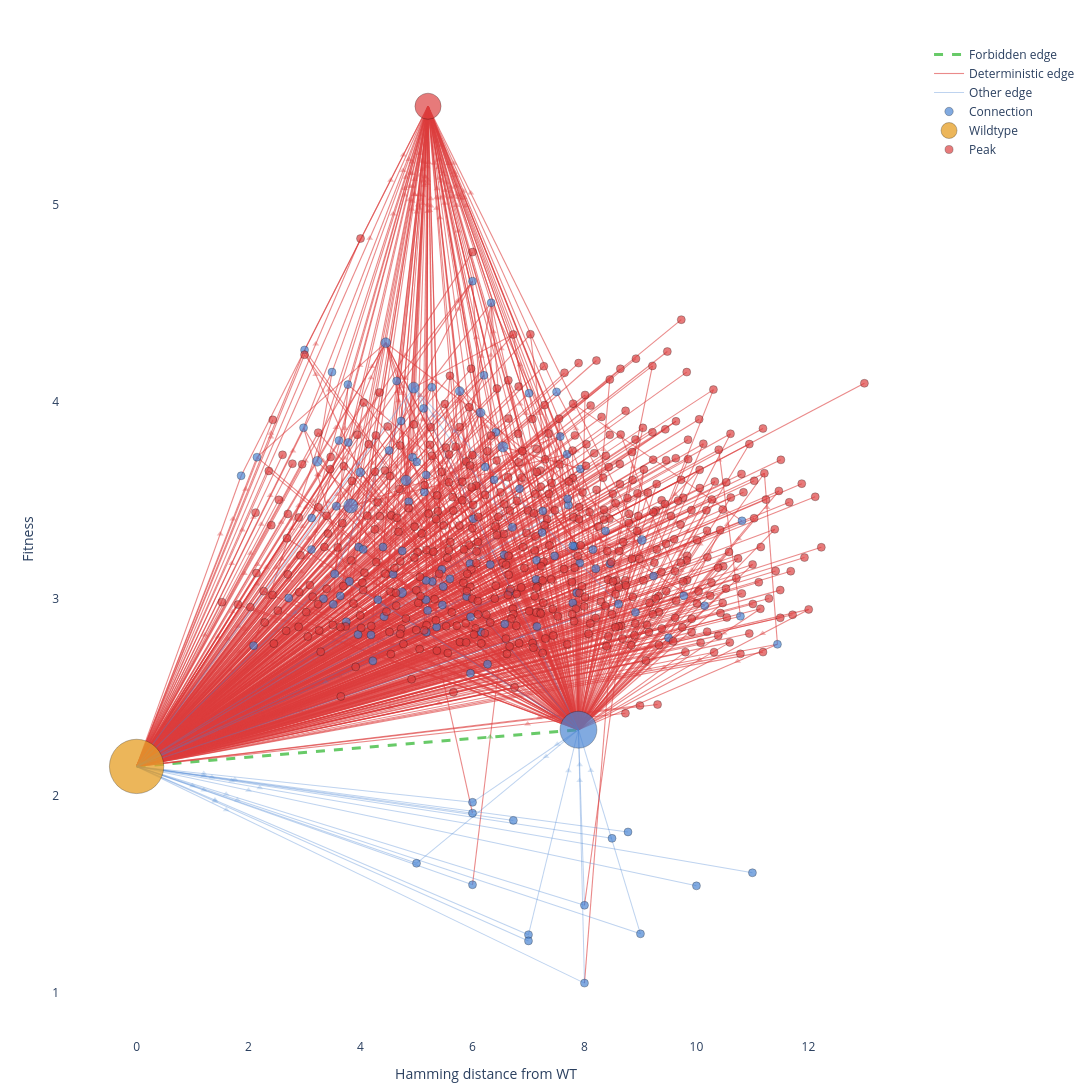

Here is the notebook cell this chart was saved with:
### Markdown cell above
## 1. Explore Graph & Identify Target Group

### Code cell
import math
from fitness_landscape_graph.graph_analyzer import GraphAnalyzer, VisConfig

# Load graph (aztreonam, concentration 108.0)
graph_path = "../exp-01-reproduce-results/outputs/run1-reproduce-results/azt_108_0.graphml"
ga = GraphAnalyzer(graph_path)

# Visualize — node IDs are shown in the plot
config = VisConfig()
config.x_mode = "average"
config.figure_width = 1600
config.figure_height = 1100
config.edge_width_scaling = lambda w: max(0.5, min(3.0, math.log1p(w) * 0.3))

fig = ga.plot(config=config)
fig.show()

### Figure 1 — Plotly figure (JSON) as saved in the notebook; plotly's stock layout.template omitted (floating-point values rounded to 4 significant figures; data arrays with more than 128 entries replaced by an {"elided": "..."} marker saying what was removed)
{"data": [{"hoverinfo": "none", "line": {"color": "rgba(40,180,40,0.7)", "dash": "dash", "width": 3}, "mode": "lines", "name": "Forbidden edge", "showlegend": true, "type": "scatter", "x": [0, 7.893, null], "y": [2.15, 2.336, null]}, {"hoverinfo": "none", "line": {"color": "rgba(220,60,60,0.6)", "dash": "solid", "width": 1.105}, "mode": "lines", "name": "Deterministic edge", "showlegend": true, "type": "scatter", "x": {"elided": "2814 float values"}, "y": {"elided": "2814 float values"}}, {"hoverinfo": "none", "line": {"color": "rgba(70,130,210,0.35)", "dash": "solid", "width": 1.013}, "mode": "lines", "name": "Other edge", "showlegend": true, "type": "scatter", "x": [8.609, 4.95, null, 7, 0, null, 7, 7.893, null, 6, 0, null, 6, 7.893, null, 6.73, 0, null, 11, 0, null, 6, 0, null, 10, 0, null, 8.492, 0, null, 8, 0, null, 8, 7.893, null, 8.778, 0, null, 7, 0, null, 5, 0, null, 5, 7.893, null, 9, 0, null, 9, 7.893, null, 8, 0, null, 8, 7.893, null, 6, 0, null, 0, 5.896, null, 0, 8.609, null, 0, 4.221, null, 0, 6.666, null, 0, 7.714, null, 0, 4.95, null, 0, 6.712, null, 0, 3.539, null, 7.893, 5.896, null, 7.893, 4.95, null, 7.893, 3.539, null, 6.712, 4.95, null, 3.539, 4.95, null], "y": [2.973, 4.071, null, 1.296, 2.15, null, 1.296, 2.336, null, 1.967, 2.15, null, 1.967, 2.336, null, 1.876, 2.15, null, 1.61, 2.15, null, 1.912, 2.15, null, 1.544, 2.15, null, 1.785, 2.15, null, 1.445, 2.15, null, 1.445, 2.336, null, 1.817, 2.15, null, 1.264, 2.15, null, 1.658, 2.15, null, 1.658, 2.336, null, 1.3, 2.15, null, 1.3, 2.336, null, 1.05, 2.15, null, 1.05, 2.336, null, 1.549, 2.15, null, 2.15, 3.012, null, 2.15, 2.973, null, 2.15, 2.685, null, 2.15, 3.036, null, 2.15, 3.475, null, 2.15, 4.071, null, 2.15, 3.363, null, 2.15, 3.126, null, 2.336, 3.012, null, 2.336, 4.071, null, 2.336, 3.126, null, 3.363, 4.071, null, 3.126, 4.071, null]}, {"hoverinfo": "none", "marker": {"color": {"elided": "973 str values"}, "opacity": 0.6, "size": 6, "symbol": "triangle-up"}, "mode": "markers", "showlegend": false, "type": "scatter", "x": {"elided": "973 float values"}, "y": {"elided": "973 float values"}}, {"hoverinfo": "text", "marker": {"color": "rgba(0,0,0,0)", "opacity": 0, "size": 8}, "mode": "markers", "showlegend": false, "text": {"elided": "973 str values"}, "type": "scatter", "x": {"elided": "973 float values"}, "y": {"elided": "973 float values"}}, {"hoverinfo": "text", "marker": {"color": "rgba(70,130,210,0.8)", "line": {"color": ["rgba(0,0,0,0.3)", "rgba(0,0,0,0.3)", "rgba(0,0,0,0.3)", "rgba(0,0,0,0.3)", "rgba(0,0,0,0.3)", "rgba(0,0,0,0.3)", "rgba(0,0,0,0.3)", "rgba(0,0,0,0.3)", "rgba(0,0,0,0.3)", "rgba(0,0,0,0.3)", "rgba(0,0,0,0.3)", "rgba(0,0,0,0.3)", "rgba(0,0,0,0.3)", "rgba(0,0,0,0.3)", "rgba(0,0,0,0.3)", "rgba(0,0,0,0.3)", "rgba(0,0,0,0.3)", "rgba(0,0,0,0.3)", "rgba(0,0,0,0.3)", "rgba(0,0,0,0.3)", "rgba(0,0,0,0.3)", "rgba(0,0,0,0.3)", "rgba(0,0,0,0.3)", "rgba(0,0,0,0.3)", "rgba(0,0,0,0.3)", "rgba(0,0,0,0.3)", "rgba(0,0,0,0.3)", "rgba(0,0,0,0.3)", "rgba(0,0,0,0.3)", "rgba(0,0,0,0.3)", "rgba(0,0,0,0.3)", "rgba(0,0,0,0.3)", "rgba(0,0,0,0.3)", "rgba(0,0,0,0.3)", "rgba(0,0,0,0.3)", "rgba(0,0,0,0.3)", "rgba(0,0,0,0.3)", "rgba(0,0,0,0.3)", "rgba(0,0,0,0.3)", "rgba(0,0,0,0.3)", "rgba(0,0,0,0.3)", "rgba(0,0,0,0.3)", "rgba(0,0,0,0.3)", "rgba(0,0,0,0.3)", "rgba(0,0,0,0.3)", "rgba(0,0,0,0.3)", "rgba(0,0,0,0.3)", "rgba(0,0,0,0.3)", "rgba(0,0,0,0.3)", "rgba(0,0,0,0.3)", "rgba(0,0,0,0.3)", "rgba(0,0,0,0.3)", "rgba(0,0,0,0.3)", "rgba(0,0,0,0.3)", "rgba(0,0,0,0.3)", "rgba(0,0,0,0.3)", "rgba(0,0,0,0.3)", "rgba(0,0,0,0.3)", "rgba(0,0,0,0.3)", "rgba(0,0,0,0.3)", "rgba(0,0,0,0.3)", "rgba(0,0,0,0.3)", "rgba(0,0,0,0.3)", "rgba(0,0,0,0.3)", "rgba(0,0,0,0.3)", "rgba(0,0,0,0.3)", "rgba(0,0,0,0.3)", "rgba(0,0,0,0.3)", "rgba(0,0,0,0.3)", "rgba(0,0,0,0.3)", "rgba(0,0,0,0.3)", "rgba(0,0,0,0.3)", "rgba(0,0,0,0.3)", "rgba(0,0,0,0.3)", "rgba(0,0,0,0.3)", "rgba(0,0,0,0.3)", "rgba(0,0,0,0.3)", "rgba(0,0,0,0.3)", "rgba(0,0,0,0.3)", "rgba(0,0,0,0.3)", "rgba(0,0,0,0.3)", "rgba(0,0,0,0.3)", "rgba(0,0,0,0.3)", "rgba(0,0,0,0.3)", "rgba(0,0,0,0.3)", "rgba(0,0,0,0.3)", "rgba(0,0,0,0.3)", "rgba(0,0,0,0.3)", "rgba(0,0,0,0.3)", "rgba(0,0,0,0.3)", "rgba(0,0,0,0.3)", "rgba(0,0,0,0.3)", "rgba(0,0,0,0.3)", "rgba(0,0,0,0.3)", "rgba(0,0,0,0.3)", "rgba(0,0,0,0.3)", "rgba(0,0,0,0.3)", "rgba(0,0,0,0.3)", "rgba(0,0,0,0.3)", "rgba(0,0,0,0.3)", "rgba(0,0,0,0.3)", "rgba(0,0,0,0.3)", "rgba(0,0,0,0.3)", "rgba(0,0,0,0.3)", "rgba(0,0,0,0.3)", "rgba(0,0,0,0.3)", "rgba(0,0,0,0.3)", "rgba(0,0,0,0.3)", "rgba(0,0,0,0.3)", "rgba(0,0,0,0.3)", "rgba(0,0,0,0.3)", "rgba(0,0,0,0.3)", "rgba(0,0,0,0.3)", "rgba(0,0,0,0.3)", "rgba(0,0,0,0.3)", "rgba(0,0,0,0.3)", "rgba(0,0,0,0.3)", "rgba(0,0,0,0.3)", "rgba(0,0,0,0.3)", "rgba(0,0,0,0.3)", "rgba(0,0,0,0.3)", "rgba(0,0,0,0.3)", "rgba(0,0,0,0.3)", "rgba(0,0,0,0.3)", "rgba(0,0,0,0.3)"], "width": [1, 1, 1, 1, 1, 1, 1, 1, 1, 1, 1, 1, 1, 1, 1, 1, 1, 1, 1, 1, 1, 1, 1, 1, 1, 1, 1, 1, 1, 1, 1, 1, 1, 1, 1, 1, 1, 1, 1, 1, 1, 1, 1, 1, 1, 1, 1, 1, 1, 1, 1, 1, 1, 1, 1, 1, 1, 1, 1, 1, 1, 1, 1, 1, 1, 1, 1, 1, 1, 1, 1, 1, 1, 1, 1, 1, 1, 1, 1, 1, 1, 1, 1, 1, 1, 1, 1, 1, 1, 1, 1, 1, 1, 1, 1, 1, 1, 1, 1, 1, 1, 1, 1, 1, 1, 1, 1, 1, 1, 1, 1, 1, 1, 1, 1, 1, 1, 1, 1, 1, 1, 1, 1, 1, 1]}, "opacity": 0.85, "size": [36.91, 14.17, 10.99, 10.4, 10.4, 9.73, 9.73, 9.73, 8.959, 8.959, 8.959, 8.959, 8.047, 8.047, 8.047, 8.047, 8.047, 8.047, 8, 8, 8, 8, 8, 8, 8, 8, 8, 8, 8, 8, 8, 8, 8, 8, 8, 8, 8, 8, 8, 8, 8, 8, 8, 8, 8, 8, 8, 8, 8, 8, 8, 8, 8, 8, 8, 8, 8, 8, 8, 8, 8, 8, 8, 8, 8, 8, 8, 8, 8, 8, 8, 8, 8, 8, 8, 8, 8, 8, 8, 8, 8, 8, 8, 8, 8, 8, 8, 8, 8, 8, 8, 8, 8, 8, 8, 8, 8, 8, 8, 8, 8, 8, 8, 8, 8, 8, 8, 8, 8, 8, 8, 8, 8, 8, 8, 8, 8, 8, 8, 8, 8, 8, 8, 8, 8], "symbol": "circle"}, "mode": "markers", "name": "Connection", "text": ["<b>.K.K.TT....QD</b><br>Fitness: 2.336<br>Group size: 1606<br>Peak: No<br>WT: No<br>Logo: [.P][K.][.VL][.K][NS.H]T[T.][.S][.K].[M.][LQ.][D.]", "<b>PKV.NT..K....</b><br>Fitness: 3.471<br>Group size: 16<br>Peak: No<br>WT: No<br>Logo: PKL[K.]N[T.]..K....", "<b>.KLK.T..K....</b><br>Fitness: 4.071<br>Group size: 8<br>Peak: No<br>WT: No<br>Logo: [.P][K.]LKH[T.]..K....", "<b>P..KS...K.MQ.</b><br>Fitness: 3.601<br>Group size: 7<br>Peak: No<br>WT: No<br>Logo: [.P]..KS...K..Q.", "<b>...KNT..K.MQD</b><br>Fitness: 3.771<br>Group size: 7<br>Peak: No<br>WT: No<br>Logo: ...KN[T.]..K.[.M]QD", "<b>.K.K.T..K.M..</b><br>Fitness: 4.299<br>Group size: 6<br>Peak: No<br>WT: No<br>Logo: .K...[.T].SK.M..", "<b>PK..H...K.M..</b><br>Fitness: 3.698<br>Group size: 6<br>Peak: No<br>WT: No<br>Logo: P...[H.]...K.M..", "<b>.K.KST....M..</b><br>Fitness: 3.031<br>Group size: 6<br>Peak: No<br>WT: No<br>Logo: .K.KH.....M..", "<b>.K.KH...K.M.D</b><br>Fitness: 4.054<br>Group size: 5<br>Peak: No<br>WT: No<br>Logo: .K.KH[.T]..K.[M.].D", "<b>PK.KST..K.M..</b><br>Fitness: 3.944<br>Group size: 5<br>Peak: No<br>WT: No<br>Logo: P[K.].KST..K.[M.]..", "<b>.K.KNT.SK.M..</b><br>Fitness: 3.298<br>Group size: 5<br>Peak: No<br>WT: No<br>Logo: .[K.][.L]K[NH]T.SK.M..", "<b>..V.S...K.M..</b><br>Fitness: 3.642<br>Group size: 5<br>Peak: No<br>WT: No<br>Logo: ..V.[SN]...K.M..", "<b>.KL.....K....</b><br>Fitness: 3.470<br>Group size: 4<br>Peak: No<br>WT: No<br>Logo: .KL.N...K....", "<b>...KHT..K.M.D</b><br>Fitness: 3.153<br>Group size: 4<br>Peak: No<br>WT: No<br>Logo: ...KHT..K.M[Q.]D", "<b>P.VK.T..K....</b><br>Fitness: 3.363<br>Group size: 4<br>Peak: No<br>WT: No<br>Logo: P.VK.T..K[.S]...", "<b>.KLKNT.......</b><br>Fitness: 3.126<br>Group size: 4<br>Peak: No<br>WT: No<br>Logo: .KLKNT.......", "<b>P..KST..K...D</b><br>Fitness: 2.910<br>Group size: 4<br>Peak: No<br>WT: No<br>Logo: P..KST..K.[M.].D", "<b>..LKN..SK.M..</b><br>Fitness: 3.088<br>Group size: 4<br>Peak: No<br>WT: No<br>Logo: ..LKN..SK.M.[D.]", "<b>.K.KN...K..QD</b><br>Fitness: 4.502<br>Group size: 3<br>Peak: No<br>WT: No<br>Logo: .K.KN...K.MQD", "<b>.K.KS.T.K.M..</b><br>Fitness: 3.263<br>Group size: 3<br>Peak: No<br>WT: No<br>Logo: ...KS.T.K.M..", "<b>PK..N..SK....</b><br>Fitness: 3.410<br>Group size: 3<br>Peak: No<br>WT: No<br>Logo: PK..N..SK....", "<b>.K.K....K.MQ.</b><br>Fitness: 3.174<br>Group size: 3<br>Peak: No<br>WT: No<br>Logo: .K.KH...K.MQ.", "<b>.K.KHT...C.L.</b><br>Fitness: 2.995<br>Group size: 3<br>Peak: No<br>WT: No<br>Logo: .K.KHT...C...", "<b>.K.KS..SK....</b><br>Fitness: 3.243<br>Group size: 2<br>Peak: No<br>WT: No<br>Logo: [.P]K.KS..SK....", "<b>...KNT.SK.M.D</b><br>Fitness: 2.668<br>Group size: 2<br>Peak: No<br>WT: No<br>Logo: ...KNT.SK.[M.].D", "<b>.K.KN.....M.D</b><br>Fitness: 3.149<br>Group size: 2<br>Peak: No<br>WT: No<br>Logo: .K.KN.....M[Q.]D", "<b>.KVK....KCMQD</b><br>Fitness: 2.803<br>Group size: 2<br>Peak: No<br>WT: No<br>Logo: .KVK....KC[M.]QD", "<b>...KNTT.K....</b><br>Fitness: 4.073<br>Group size: 2<br>Peak: No<br>WT: No<br>Logo: ...KNTT.K.[M.]..", "<b>P.VKS...K....</b><br>Fitness: 4.087<br>Group size: 2<br>Peak: No<br>WT: No<br>Logo: [.P].VKS...K....", "<b>.KLKNTT.K....</b><br>Fitness: 3.217<br>Group size: 2<br>Peak: No<br>WT: No<br>Logo: .KLKN[.T]T.K....", "<b>...KST..KS...</b><br>Fitness: 3.719<br>Group size: 2<br>Peak: No<br>WT: No<br>Logo: ...KST..KS..[D.]", "<b>P..K.T.SKC...</b><br>Fitness: 3.669<br>Group size: 2<br>Peak: No<br>WT: No<br>Logo: P..K[H.]T.SKC...", "<b>PKLKS...KS...</b><br>Fitness: 3.250<br>Group size: 2<br>Peak: No<br>WT: No<br>Logo: PKLKS...K[CS]...", "<b>.K.KSTTSKC.LD</b><br>Fitness: 3.395<br>Group size: 2<br>Peak: No<br>WT: No<br>Logo: .K.KST[.T]SKC.LD", "<b>.K.KS...K.MQ.</b><br>Fitness: 4.612<br>Group size: 1<br>Peak: No<br>WT: No<br>Logo: .K.KS...K.MQ.", "<b>....S...K.M..</b><br>Fitness: 4.263<br>Group size: 1<br>Peak: No<br>WT: No<br>Logo: ....S...K.M..", "<b>...KS...K.MQ.</b><br>Fitness: 4.105<br>Group size: 1<br>Peak: No<br>WT: No<br>Logo: ...KS...K.MQ.", "<b>PK..H...K....</b><br>Fitness: 4.150<br>Group size: 1<br>Peak: No<br>WT: No<br>Logo: PK..H...K....", "<b>.K.KS...K..Q.</b><br>Fitness: 3.902<br>Group size: 1<br>Peak: No<br>WT: No<br>Logo: .K.KS...K..Q.", "<b>.......SK.M..</b><br>Fitness: 3.718<br>Group size: 1<br>Peak: No<br>WT: No<br>Logo: .......SK.M..", "<b>P..KNT..K...D</b><br>Fitness: 4.134<br>Group size: 1<br>Peak: No<br>WT: No<br>Logo: P..KNT..K...D", "<b>.K..N...K.M.D</b><br>Fitness: 3.966<br>Group size: 1<br>Peak: No<br>WT: No<br>Logo: .K..N...K.M.D", "<b>PK.KN...K.MQ.</b><br>Fitness: 4.043<br>Group size: 1<br>Peak: No<br>WT: No<br>Logo: PK.KN...K.MQ.", "<b>PKVKN...K.M.D</b><br>Fitness: 3.733<br>Group size: 1<br>Peak: No<br>WT: No<br>Logo: PKVKN...K.M.D", "<b>.K.KNT.SK...D</b><br>Fitness: 3.542<br>Group size: 1<br>Peak: No<br>WT: No<br>Logo: .K.KNT.SK...D", "<b>.K.KS........</b><br>Fitness: 3.868<br>Group size: 1<br>Peak: No<br>WT: No<br>Logo: .K.KS........", "<b>PK.KN...K..L.</b><br>Fitness: 3.695<br>Group size: 1<br>Peak: No<br>WT: No<br>Logo: PK.KN...K..L.", "<b>P..KN.T.K.M..</b><br>Fitness: 3.846<br>Group size: 1<br>Peak: No<br>WT: No<br>Logo: P..KN.T.K.M..", "<b>...KST.SK....</b><br>Fitness: 3.793<br>Group size: 1<br>Peak: No<br>WT: No<br>Logo: ...KST.SK....", "<b>P......SK.ML.</b><br>Fitness: 3.015<br>Group size: 1<br>Peak: No<br>WT: No<br>Logo: P......SK.ML.", "<b>P..KN...K.ML.</b><br>Fitness: 3.445<br>Group size: 1<br>Peak: No<br>WT: No<br>Logo: P..KN...K.ML.", "<b>PK.KN...K..QD</b><br>Fitness: 3.336<br>Group size: 1<br>Peak: No<br>WT: No<br>Logo: PK.KN...K..QD", "<b>P.VKNT..K.M..</b><br>Fitness: 3.475<br>Group size: 1<br>Peak: No<br>WT: No<br>Logo: P.VKNT..K.M..", "<b>.K.....SK.ML.</b><br>Fitness: 3.012<br>Group size: 1<br>Peak: No<br>WT: No<br>Logo: .K.....SK.ML.", "<b>....HT..K.M..</b><br>Fitness: 3.803<br>Group size: 1<br>Peak: No<br>WT: No<br>Logo: ....HT..K.M..", "<b>...KNT....M.D</b><br>Fitness: 3.262<br>Group size: 1<br>Peak: No<br>WT: No<br>Logo: ...KNT....M.D", "<b>P..KNT..K..Q.</b><br>Fitness: 3.195<br>Group size: 1<br>Peak: No<br>WT: No<br>Logo: P..KNT..K..Q.", "<b>.K.KNTT.K..Q.</b><br>Fitness: 2.969<br>Group size: 1<br>Peak: No<br>WT: No<br>Logo: .K.KNTT.K..Q.", "<b>..VKNT..K.ML.</b><br>Fitness: 3.344<br>Group size: 1<br>Peak: No<br>WT: No<br>Logo: ..VKNT..K.ML.", "<b>PK.KS...K..Q.</b><br>Fitness: 2.830<br>Group size: 1<br>Peak: No<br>WT: No<br>Logo: PK.KS...K..Q.", "<b>P.VKN..SK.M..</b><br>Fitness: 4.050<br>Group size: 1<br>Peak: No<br>WT: No<br>Logo: P.VKN..SK.M..", "<b>PK.KNT..K..Q.</b><br>Fitness: 3.824<br>Group size: 1<br>Peak: No<br>WT: No<br>Logo: PK.KNT..K..Q.", "<b>P.LKN...K..QD</b><br>Fitness: 3.659<br>Group size: 1<br>Peak: No<br>WT: No<br>Logo: P.LKN...K..QD", "<b>PK.KN...K.ML.</b><br>Fitness: 2.979<br>Group size: 1<br>Peak: No<br>WT: No<br>Logo: PK.KN...K.ML.", "<b>.KV.NT..K.M..</b><br>Fitness: 3.603<br>Group size: 1<br>Peak: No<br>WT: No<br>Logo: .KV.NT..K.M..", "<b>.KVKS...KS...</b><br>Fitness: 3.752<br>Group size: 1<br>Peak: No<br>WT: No<br>Logo: .KVKS...KS...", "<b>.K.KN...KCM..</b><br>Fitness: 3.628<br>Group size: 1<br>Peak: No<br>WT: No<br>Logo: .K.KN...KCM..", "<b>PK..S..SK.M..</b><br>Fitness: 3.406<br>Group size: 1<br>Peak: No<br>WT: No<br>Logo: PK..S..SK.M..", "<b>P..K.........</b><br>Fitness: 3.624<br>Group size: 1<br>Peak: No<br>WT: No<br>Logo: P..K.........", "<b>..VKNT....M..</b><br>Fitness: 3.251<br>Group size: 1<br>Peak: No<br>WT: No<br>Logo: ..VKNT....M..", "<b>P..KN...KSM.D</b><br>Fitness: 3.559<br>Group size: 1<br>Peak: No<br>WT: No<br>Logo: P..KN...KSM.D", "<b>PK..H.T.K.MLD</b><br>Fitness: 3.507<br>Group size: 1<br>Peak: No<br>WT: No<br>Logo: PK..H.T.K.MLD", "<b>...KNT...CM..</b><br>Fitness: 3.250<br>Group size: 1<br>Peak: No<br>WT: No<br>Logo: ...KNT...CM..", "<b>....N...K..QD</b><br>Fitness: 3.000<br>Group size: 1<br>Peak: No<br>WT: No<br>Logo: ....N...K..QD", "<b>.K.KS...KCM..</b><br>Fitness: 2.856<br>Group size: 1<br>Peak: No<br>WT: No<br>Logo: .K.KS...KCM..", "<b>.KVK.T..K.M..</b><br>Fitness: 3.179<br>Group size: 1<br>Peak: No<br>WT: No<br>Logo: .KVK.T..K.M..", "<b>..V.ST..K.M..</b><br>Fitness: 2.908<br>Group size: 1<br>Peak: No<br>WT: No<br>Logo: ..V.ST..K.M..", "<b>.KV..T.SK.M..</b><br>Fitness: 3.062<br>Group size: 1<br>Peak: No<br>WT: No<br>Logo: .KV..T.SK.M..", "<b>..LK.T..K.M..</b><br>Fitness: 3.493<br>Group size: 1<br>Peak: No<br>WT: No<br>Logo: ..LK.T..K.M..", "<b>PKVKHT.SK....</b><br>Fitness: 3.266<br>Group size: 1<br>Peak: No<br>WT: No<br>Logo: PKVKHT.SK....", "<b>.KVKHT..KSM..</b><br>Fitness: 3.178<br>Group size: 1<br>Peak: No<br>WT: No<br>Logo: .KVKHT..KSM..", "<b>.KLKN...KS...</b><br>Fitness: 3.036<br>Group size: 1<br>Peak: No<br>WT: No<br>Logo: .KLKN...KS...", "<b>.KLKST.SK....</b><br>Fitness: 3.224<br>Group size: 1<br>Peak: No<br>WT: No<br>Logo: .KLKST.SK....", "<b>..V.S..S.CML.</b><br>Fitness: 2.941<br>Group size: 1<br>Peak: No<br>WT: No<br>Logo: ..V.S..S.CML.", "<b>PKLKS...K.ML.</b><br>Fitness: 3.182<br>Group size: 1<br>Peak: No<br>WT: No<br>Logo: PKLKS...K.ML.", "<b>P.LKHT.SK....</b><br>Fitness: 2.973<br>Group size: 1<br>Peak: No<br>WT: No<br>Logo: P.LKHT.SK....", "<b>P.V.NT..K.M.D</b><br>Fitness: 3.087<br>Group size: 1<br>Peak: No<br>WT: No<br>Logo: P.V.NT..K.M.D", "<b>.K.KHT..K..LD</b><br>Fitness: 3.093<br>Group size: 1<br>Peak: No<br>WT: No<br>Logo: .K.KHT..K..LD", "<b>P.LKST.SK..Q.</b><br>Fitness: 3.098<br>Group size: 1<br>Peak: No<br>WT: No<br>Logo: P.LKST.SK..Q.", "<b>PKVK...SK.MQ.</b><br>Fitness: 3.015<br>Group size: 1<br>Peak: No<br>WT: No<br>Logo: PKVK...SK.MQ.", "<b>..VK.TTS.C.LD</b><br>Fitness: 3.030<br>Group size: 1<br>Peak: No<br>WT: No<br>Logo: ..VK.TTS.C.LD", "<b>P.LKN...KS...</b><br>Fitness: 2.995<br>Group size: 1<br>Peak: No<br>WT: No<br>Logo: P.LKN...KS...", "<b>.KL.S.T.KS.L.</b><br>Fitness: 3.269<br>Group size: 1<br>Peak: No<br>WT: No<br>Logo: .KL.S.T.KS.L.", "<b>PK..ST.SK....</b><br>Fitness: 2.831<br>Group size: 1<br>Peak: No<br>WT: No<br>Logo: PK..ST.SK....", "<b>.K..NT....M..</b><br>Fitness: 2.883<br>Group size: 1<br>Peak: No<br>WT: No<br>Logo: .K..NT....M..", "<b>P.VKN..SK.M.D</b><br>Fitness: 3.115<br>Group size: 1<br>Peak: No<br>WT: No<br>Logo: P.VKN..SK.M.D", "<b>PKLK....K.M..</b><br>Fitness: 3.125<br>Group size: 1<br>Peak: No<br>WT: No<br>Logo: PKLK....K.M..", "<b>P.VKS...KC...</b><br>Fitness: 2.972<br>Group size: 1<br>Peak: No<br>WT: No<br>Logo: P.VKS...KC...", "<b>...KN..S.....</b><br>Fitness: 2.762<br>Group size: 1<br>Peak: No<br>WT: No<br>Logo: ...KN..S.....", "<b>.K.....SKS..D</b><br>Fitness: 2.818<br>Group size: 1<br>Peak: No<br>WT: No<br>Logo: .K.....SKS..D", "<b>.K.KS..S.....</b><br>Fitness: 2.685<br>Group size: 1<br>Peak: No<br>WT: No<br>Logo: .K.KS..S.....", "<b>PK.KN.TS..M.D</b><br>Fitness: 3.101<br>Group size: 1<br>Peak: No<br>WT: No<br>Logo: PK.KN.TS..M.D", "<b>PKV..TT.K..QD</b><br>Fitness: 2.965<br>Group size: 1<br>Peak: No<br>WT: No<br>Logo: PKV..TT.K..QD", "<b>PKLKNT..KCMLD</b><br>Fitness: 2.769<br>Group size: 1<br>Peak: No<br>WT: No<br>Logo: PKLKNT..KCMLD", "<b>P...H.....ML.</b><br>Fitness: 3.004<br>Group size: 1<br>Peak: No<br>WT: No<br>Logo: P...H.....ML.", "<b>.K.KN...KSMQD</b><br>Fitness: 2.931<br>Group size: 1<br>Peak: No<br>WT: No<br>Logo: .K.KN...KSMQD", "<b>.K.K..TSKCMQD</b><br>Fitness: 2.912<br>Group size: 1<br>Peak: No<br>WT: No<br>Logo: .K.K..TSKCMQD", "<b>...KS...KS..D</b><br>Fitness: 2.817<br>Group size: 1<br>Peak: No<br>WT: No<br>Logo: ...KS...KS..D", "<b>..L.STT..S..D</b><br>Fitness: 2.859<br>Group size: 1<br>Peak: No<br>WT: No<br>Logo: ..L.STT..S..D", "<b>..V.NT.S.C.L.</b><br>Fitness: 2.872<br>Group size: 1<br>Peak: No<br>WT: No<br>Logo: ..V.NT.S.C.L.", "<b>...KS.T.KC.Q.</b><br>Fitness: 2.623<br>Group size: 1<br>Peak: No<br>WT: No<br>Logo: ...KS.T.KC.Q.", "<b>PKL..T....MQD</b><br>Fitness: 1.296<br>Group size: 1<br>Peak: No<br>WT: No<br>Logo: PKL..T....MQD", "<b>..VKS.T....QD</b><br>Fitness: 1.967<br>Group size: 1<br>Peak: No<br>WT: No<br>Logo: ..VKS.T....QD", "<b>.KL.N.T..C.LD</b><br>Fitness: 1.876<br>Group size: 1<br>Peak: No<br>WT: No<br>Logo: .KL.N.T..C.LD", "<b>P.VKHTTSKSML.</b><br>Fitness: 1.610<br>Group size: 1<br>Peak: No<br>WT: No<br>Logo: P.VKHTTSKSML.", "<b>..V.S..S.SML.</b><br>Fitness: 1.912<br>Group size: 1<br>Peak: No<br>WT: No<br>Logo: ..V.S..S.SML.", "<b>PKVKN.TS.C.QD</b><br>Fitness: 1.544<br>Group size: 1<br>Peak: No<br>WT: No<br>Logo: PKVKN.TS.C.QD", "<b>.KVKH..S..MLD</b><br>Fitness: 1.785<br>Group size: 1<br>Peak: No<br>WT: No<br>Logo: .KVKH..S..MLD", "<b>PK...T..KSMLD</b><br>Fitness: 1.445<br>Group size: 1<br>Peak: No<br>WT: No<br>Logo: PK...T..KSMLD", "<b>PKL.STT.K..Q.</b><br>Fitness: 1.817<br>Group size: 1<br>Peak: No<br>WT: No<br>Logo: PKL.STT.K..Q.", "<b>P.VK.T.S.S.Q.</b><br>Fitness: 1.264<br>Group size: 1<br>Peak: No<br>WT: No<br>Logo: P.VK.T.S.S.Q.", "<b>P.L..T...CM..</b><br>Fitness: 1.658<br>Group size: 1<br>Peak: No<br>WT: No<br>Logo: P.L..T...CM..", "<b>PKLK.TT..SML.</b><br>Fitness: 1.300<br>Group size: 1<br>Peak: No<br>WT: No<br>Logo: PKLK.TT..SML.", "<b>PK..STT.K.ML.</b><br>Fitness: 1.050<br>Group size: 1<br>Peak: No<br>WT: No<br>Logo: PK..STT.K.ML.", "<b>P.VK...SKC...</b><br>Fitness: 1.549<br>Group size: 1<br>Peak: No<br>WT: No<br>Logo: P.VK...SKC..."], "type": "scatter", "x": [7.893, 3.826, 4.95, 4.813, 6.543, 4.451, 3.226, 4.735, 5.772, 6.145, 9.026, 3.995, 3.568, 8.201, 6.712, 3.539, 4.422, 3.8, 6.333, 4.401, 3.127, 6.318, 4.312, 4.745, 6.269, 5.452, 9.501, 5.273, 3.774, 7.467, 4.928, 6.227, 8.15, 10.81, 6, 3, 4.645, 3.491, 4.724, 2.15, 6.205, 5.126, 7.009, 7.691, 5.14, 2.983, 5.004, 6.418, 3.781, 3.639, 7.256, 7.243, 7.714, 5.896, 3.615, 3.967, 7.144, 5.462, 8.376, 5.174, 7.502, 7.568, 7.926, 7.792, 6.386, 4.51, 5.173, 6.013, 1.868, 4.05, 6.84, 7.699, 3.124, 3.338, 5.359, 5.957, 5.966, 5.477, 4.861, 7.823, 8.457, 6.666, 6.566, 5.199, 7.917, 8.609, 5.282, 5.171, 7.135, 9.774, 7.862, 5.169, 7.789, 6.151, 3.747, 9.233, 4.582, 3.513, 2.09, 3.956, 4.221, 5.597, 10.15, 11.45, 2.717, 8.91, 10.79, 4.188, 7.151, 6.577, 5.963, 7, 6, 6.73, 11, 6, 10, 8.492, 8, 8.778, 7, 5, 9, 8, 6], "y": [2.336, 3.471, 4.071, 3.601, 3.771, 4.299, 3.698, 3.031, 4.054, 3.944, 3.298, 3.642, 3.47, 3.153, 3.363, 3.126, 2.91, 3.088, 4.502, 3.263, 3.41, 3.174, 2.995, 3.243, 2.668, 3.149, 2.803, 4.073, 4.087, 3.217, 3.719, 3.669, 3.25, 3.395, 4.612, 4.263, 4.105, 4.15, 3.902, 3.718, 4.134, 3.966, 4.043, 3.733, 3.542, 3.868, 3.695, 3.846, 3.793, 3.015, 3.445, 3.336, 3.475, 3.012, 3.803, 3.262, 3.195, 2.969, 3.344, 2.83, 4.05, 3.824, 3.659, 2.979, 3.603, 3.752, 3.628, 3.406, 3.624, 3.251, 3.559, 3.507, 3.25, 3.0, 2.856, 3.179, 2.908, 3.062, 3.493, 3.266, 3.178, 3.036, 3.224, 2.941, 3.182, 2.973, 3.087, 3.093, 3.098, 3.015, 3.03, 2.995, 3.269, 2.831, 2.883, 3.115, 3.125, 2.972, 2.762, 2.818, 2.685, 3.101, 2.965, 2.769, 3.004, 2.931, 2.912, 2.817, 2.859, 2.872, 2.623, 1.296, 1.967, 1.876, 1.61, 1.912, 1.544, 1.785, 1.445, 1.817, 1.264, 1.658, 1.3, 1.05, 1.549]}, {"hoverinfo": "text", "marker": {"color": "rgba(230,160,40,0.9)", "line": {"color": ["rgba(0,0,0,0.3)"], "width": [1]}, "opacity": 0.85, "size": [54.37], "symbol": "circle"}, "mode": "markers", "name": "Wildtype", "text": ["<b>.KV...TSKS.LD</b><br>Fitness: 2.150<br>Group size: 52770<br>Peak: No<br>WT: Yes<br>Logo: [P.][.K][LV.][.K][H.SN][.T][.T][S.][.K][CS.][.M][QL.][D.]"], "type": "scatter", "x": [0], "y": [2.15]}, {"hoverinfo": "text", "marker": {"color": "rgba(220,60,60,0.8)", "line": {"color": {"elided": "478 str values"}, "width": {"elided": "478 int values"}}, "opacity": 0.85, "size": {"elided": "478 float values"}, "symbol": "circle"}, "mode": "markers", "name": "Peak", "text": {"elided": "478 str values"}, "type": "scatter", "x": {"elided": "478 float values"}, "y": {"elided": "478 float values"}}], "layout": {"height": 1100, "hovermode": "closest", "margin": {"b": 40, "l": 60, "r": 20, "t": 40}, "plot_bgcolor": "white", "showlegend": true, "width": 1600, "xaxis": {"title": {"text": "Hamming distance from WT"}, "visible": true}, "yaxis": {"side": "left", "title": {"text": "Fitness"}}}}
